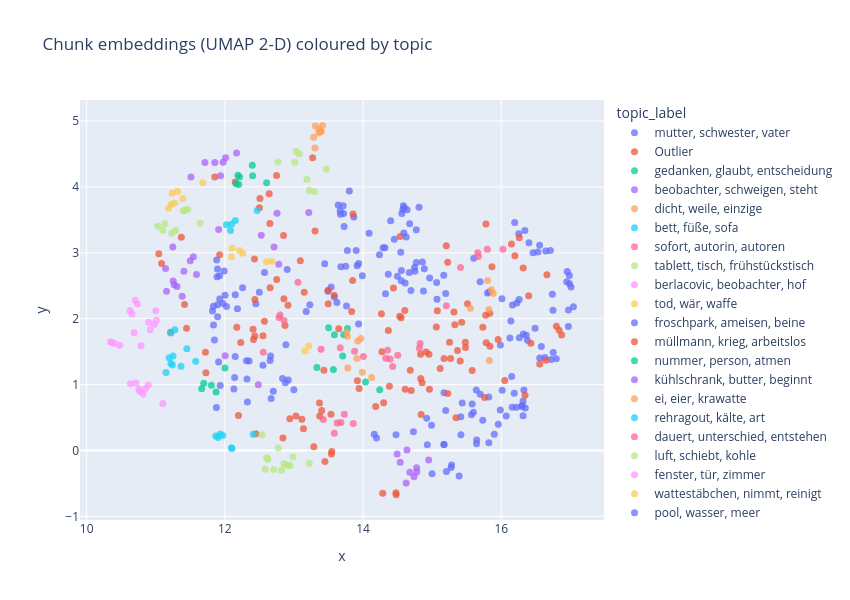

Notebook code for this chart:
### Markdown cell above
## 7 — Document-level UMAP projection

A 2-D scatter of every chunk, coloured by topic, with year/author hover info.

### Code cell
# ── 2-D document embeddings ──────────────────────────────────────────────────
embeddings = embedding_model.encode(docs, show_progress_bar=True)

from umap import UMAP as UMAP2D
reducer = UMAP2D(n_components=2, n_neighbors=10, min_dist=0.1,
                 metric="cosine", random_state=42)
coords = reducer.fit_transform(embeddings)

df["x"] = coords[:, 0]
df["y"] = coords[:, 1]
df["topic_label"] = df["topic"].apply(
    lambda t: (", ".join([w for w, _ in topic_model.get_topic(t)[:3]])
               if t != -1 else "Outlier")
)

fig_scatter = px.scatter(
    df,
    x="x", y="y",
    color="topic_label",
    hover_data=["year", "author", "title"],
    title="Chunk embeddings (UMAP 2-D) coloured by topic",
    width=850, height=600,
)
fig_scatter.update_traces(marker=dict(size=7, opacity=0.75))
fig_scatter.show()

### Figure 1 — Plotly figure (JSON) as saved in the notebook; plotly's stock layout.template omitted (floating-point values rounded to 4 significant figures; data arrays with more than 128 entries replaced by an {"elided": "..."} marker saying what was removed)
{"data": [{"customdata": {"elided": "169x3 mixed values"}, "hovertemplate": "topic_label=mutter, schwester, vater<br>x=%{x}<br>y=%{y}<br>year=%{customdata[0]}<br>author=%{customdata[1]}<br>title=%{customdata[2]}<extra></extra>", "legendgroup": "mutter, schwester, vater", "marker": {"color": "#636efa", "opacity": 0.75, "size": 7, "symbol": "circle"}, "mode": "markers", "name": "mutter, schwester, vater", "orientation": "v", "showlegend": true, "type": "scatter", "x": {"elided": "169 float values"}, "xaxis": "x", "y": {"elided": "169 float values"}, "yaxis": "y"}, {"customdata": {"elided": "113x3 mixed values"}, "hovertemplate": "topic_label=Outlier<br>x=%{x}<br>y=%{y}<br>year=%{customdata[0]}<br>author=%{customdata[1]}<br>title=%{customdata[2]}<extra></extra>", "legendgroup": "Outlier", "marker": {"color": "#EF553B", "opacity": 0.75, "size": 7, "symbol": "circle"}, "mode": "markers", "name": "Outlier", "orientation": "v", "showlegend": true, "type": "scatter", "x": [12.43, 12.55, 15.06, 13.49, 15.23, 14.68, 14.28, 14.61, 14.38, 14.18, 16.43, 14.83, 13.27, 16.32, 14.3, 16.15, 13.37, 13.83, 15.83, 13.55, 15.73, 13.5, 12.75, 11.45, 13.43, 12.5, 13.92, 12.43, 12.65, 11.92, 12.85, 12.43, 14.95, 13.85, 14.27, 14.91, 12.75, 13.09, 13.85, 12.41, 11.08, 13.15, 12.85, 12.91, 15.25, 14.86, 16.26, 11.22, 12.45, 11.04, 12.66, 14.83, 14.6, 15.2, 16.56, 15.35, 15.76, 14.55, 13.94, 16.66, 16.2, 12.23, 13.54, 15.51, 11.37, 14.37, 12.2, 15.41, 13.58, 16.4, 13.29, 13.45, 11.42, 14.7, 11.73, 15.32, 15.43, 15.33, 14.84, 15.48, 16.65, 14.27, 15.48, 15.08, 13.3, 12.17, 14.54, 13.65, 14.44, 16.34, 14.53, 12.57, 14.96, 16.05, 15.22, 11.85, 15.78, 12.41, 12.51, 11.72, 12.87, 12.64, 16.84, 16.8, 16.87, 15.84, 15.96, 14.48, 14.48, 15.86, 12.15, 15.17, 15.77], "xaxis": "x", "y": [1.739, 1.743, 1.874, 2.43, 0.8667, 1.216, -0.6477, 0.9313, 0.9747, 0.6672, 1.627, 1.093, 4.443, 2.77, 0.7249, 3.133, 0.7201, 2.109, 2.085, -0.01486, 1.872, 2.229, 2.596, 1.857, 1.218, 3.685, 1.057, 2.291, 3.447, 2.972, 3.264, 2.907, 1.462, 3.588, 2.076, 1.495, 4.174, 2.88, 2.578, 1.838, 2.84, 2.402, 2.304, 2.202, 1.641, 1.027, 3.229, 1.793, 0.2524, 2.985, 2.468, 1.461, 2.124, 3.107, 1.311, 0.4986, 0.8032, 2.013, 0.9414, 2.668, 2.957, 1.638, -0.05291, 2.227, 3.238, 1.82, 0.5321, 1.358, 2.356, 2.348, 0.05764, -0.1661, 2.216, 0.9117, 1.18, 2.101, 1.945, 1.907, 0.5469, 1.642, 1.37, 1.5, 1.562, 2.12, 3.329, 1.871, 3.249, 1.849, 2.464, 0.8376, 2.038, 1.962, 0.9277, 1.063, 2.857, 4.149, 3.439, 1.686, 3.823, 1.491, 1.895, 3.897, 1.826, 1.886, 1.751, 1.58, 1.684, -0.6421, -0.6697, 2.79, 4.075, 1.395, 2.051], "yaxis": "y"}, {"customdata": [[2015, "Nora Gomringer", "Recherche"], [2015, "Nora Gomringer", "Recherche"], [2016, "Sharon Dodua Otoo", "Herr Gröttrup setzt sich hin"], [2016, "Sharon Dodua Otoo", "Herr Gröttrup setzt sich hin"], [2021, "Nava Ebrahimi", "DER COUSIN"], [2022, "Ana Marwan", "WECHSELKRÖTE"], [2022, "Ana Marwan", "WECHSELKRÖTE"], [2022, "Ana Marwan", "WECHSELKRÖTE"], [2022, "Ana Marwan", "WECHSELKRÖTE"]], "hovertemplate": "topic_label=gedanken, glaubt, entscheidung<br>x=%{x}<br>y=%{y}<br>year=%{customdata[0]}<br>author=%{customdata[1]}<br>title=%{customdata[2]}<extra></extra>", "legendgroup": "gedanken, glaubt, entscheidung", "marker": {"color": "#00cc96", "opacity": 0.75, "size": 7, "symbol": "circle"}, "mode": "markers", "name": "gedanken, glaubt, entscheidung", "orientation": "v", "showlegend": true, "type": "scatter", "x": [14.04, 13.71, 13.5, 13.77, 13.33, 13.59, 13.57, 13.72, 14.24], "xaxis": "x", "y": [1.039, 1.435, 1.863, 1.851, 1.258, 1.757, 1.228, 1.756, 0.9201], "yaxis": "y"}, {"customdata": [[2015, "Nora Gomringer", "Recherche"], [2016, "Sharon Dodua Otoo", "Herr Gröttrup setzt sich hin"], [2016, "Sharon Dodua Otoo", "Herr Gröttrup setzt sich hin"], [2017, "ferdinand schmalz", "mein lieblingstier heißt winter"], [2017, "ferdinand schmalz", "mein lieblingstier heißt winter"], [2017, "ferdinand schmalz", "mein lieblingstier heißt winter"], [2017, "ferdinand schmalz", "mein lieblingstier heißt winter"], [2017, "ferdinand schmalz", "mein lieblingstier heißt winter"], [2017, "ferdinand schmalz", "mein lieblingstier heißt winter"], [2019, "Birgit Birnbacher", "Der Schrank"], [2019, "Birgit Birnbacher", "Der Schrank"], [2019, "Birgit Birnbacher", "Der Schrank"], [2019, "Birgit Birnbacher", "Der Schrank"], [2019, "Birgit Birnbacher", "Der Schrank"], [2019, "Birgit Birnbacher", "Der Schrank"], [2019, "Birgit Birnbacher", "Der Schrank"], [2020, "Helga Schubert", "Vom Aufstehen"], [2020, "Helga Schubert", "Vom Aufstehen"], [2022, "Ana Marwan", "WECHSELKRÖTE"]], "hovertemplate": "topic_label=beobachter, schweigen, steht<br>x=%{x}<br>y=%{y}<br>year=%{customdata[0]}<br>author=%{customdata[1]}<br>title=%{customdata[2]}<extra></extra>", "legendgroup": "beobachter, schweigen, steht", "marker": {"color": "#ab63fa", "opacity": 0.75, "size": 7, "symbol": "circle"}, "mode": "markers", "name": "beobachter, schweigen, steht", "orientation": "v", "showlegend": true, "type": "scatter", "x": [12.0, 12.71, 12.78, 11.25, 11.91, 13.21, 11.54, 11.5, 12.75, 12.48, 11.38, 11.16, 11.27, 11.25, 11.14, 11.31, 11.59, 11.41, 12.53], "xaxis": "x", "y": [1.439, 3.088, 2.828, 3.089, 3.354, 3.613, 2.939, 2.878, 3.601, 0.9991, 2.34, 2.418, 2.517, 2.572, 2.762, 2.489, 2.671, 2.72, 3.265], "yaxis": "y"}, {"customdata": [[2015, "Nora Gomringer", "Recherche"], [2016, "Sharon Dodua Otoo", "Herr Gröttrup setzt sich hin"], [2016, "Sharon Dodua Otoo", "Herr Gröttrup setzt sich hin"], [2017, "ferdinand schmalz", "mein lieblingstier heißt winter"], [2019, "Birgit Birnbacher", "Der Schrank"], [2019, "Birgit Birnbacher", "Der Schrank"], [2019, "Birgit Birnbacher", "Der Schrank"], [2020, "Helga Schubert", "Vom Aufstehen"], [2022, "Ana Marwan", "WECHSELKRÖTE"]], "hovertemplate": "topic_label=dicht, weile, einzige<br>x=%{x}<br>y=%{y}<br>year=%{customdata[0]}<br>author=%{customdata[1]}<br>title=%{customdata[2]}<extra></extra>", "legendgroup": "dicht, weile, einzige", "marker": {"color": "#FFA15A", "opacity": 0.75, "size": 7, "symbol": "circle"}, "mode": "markers", "name": "dicht, weile, einzige", "orientation": "v", "showlegend": true, "type": "scatter", "x": [13.92, 13.99, 13.91, 13.78, 13.78, 13.97, 13.76, 14.12, 15.83], "xaxis": "x", "y": [1.662, 1.189, 1.396, 1.251, 1.732, 1.7, 1.8, 1.108, 1.364], "yaxis": "y"}, {"customdata": [[2015, "Nora Gomringer", "Recherche"], [2016, "Sharon Dodua Otoo", "Herr Gröttrup setzt sich hin"], [2018, "Tanja Maljartschuk", "FRÖSCHE IM MEER"], [2018, "Tanja Maljartschuk", "FRÖSCHE IM MEER"], [2019, "Birgit Birnbacher", "Der Schrank"], [2020, "Helga Schubert", "Vom Aufstehen"], [2021, "Nava Ebrahimi", "DER COUSIN"], [2021, "Nava Ebrahimi", "DER COUSIN"], [2022, "Ana Marwan", "WECHSELKRÖTE"], [2022, "Ana Marwan", "WECHSELKRÖTE"]], "hovertemplate": "topic_label=bett, füße, sofa<br>x=%{x}<br>y=%{y}<br>year=%{customdata[0]}<br>author=%{customdata[1]}<br>title=%{customdata[2]}<extra></extra>", "legendgroup": "bett, füße, sofa", "marker": {"color": "#19d3f3", "opacity": 0.75, "size": 7, "symbol": "circle"}, "mode": "markers", "name": "bett, füße, sofa", "orientation": "v", "showlegend": true, "type": "scatter", "x": [11.28, 11.22, 11.19, 11.45, 11.25, 11.58, 11.22, 11.24, 11.15, 11.36], "xaxis": "x", "y": [1.834, 1.781, 1.406, 1.544, 1.433, 1.356, 1.319, 1.299, 1.184, 1.28], "yaxis": "y"}, {"customdata": [[2015, "Nora Gomringer", "Recherche"], [2015, "Nora Gomringer", "Recherche"], [2015, "Nora Gomringer", "Recherche"], [2015, "Nora Gomringer", "Recherche"], [2015, "Nora Gomringer", "Recherche"], [2015, "Nora Gomringer", "Recherche"], [2016, "Sharon Dodua Otoo", "Herr Gröttrup setzt sich hin"], [2016, "Sharon Dodua Otoo", "Herr Gröttrup setzt sich hin"], [2019, "Birgit Birnbacher", "Der Schrank"], [2020, "Helga Schubert", "Vom Aufstehen"], [2021, "Nava Ebrahimi", "DER COUSIN"], [2021, "Nava Ebrahimi", "DER COUSIN"], [2021, "Nava Ebrahimi", "DER COUSIN"], [2021, "Nava Ebrahimi", "DER COUSIN"], [2021, "Nava Ebrahimi", "DER COUSIN"], [2023, "Valeria Gordeev", "ER PUTZT"], [2024, "Tijan Sila", "Der Tag, an dem meine Mutter verrückt wurde"]], "hovertemplate": "topic_label=sofort, autorin, autoren<br>x=%{x}<br>y=%{y}<br>year=%{customdata[0]}<br>author=%{customdata[1]}<br>title=%{customdata[2]}<extra></extra>", "legendgroup": "sofort, autorin, autoren", "marker": {"color": "#FF6692", "opacity": 0.75, "size": 7, "symbol": "circle"}, "mode": "markers", "name": "sofort, autorin, autoren", "orientation": "v", "showlegend": true, "type": "scatter", "x": [14.33, 15.21, 14.5, 15.67, 14.43, 14.83, 13.67, 15.66, 16.03, 14.82, 13.88, 13.39, 14.0, 15.41, 14.35, 15.8, 14.39], "xaxis": "x", "y": [1.398, 2.197, 1.447, 2.944, 1.276, 1.624, 1.558, 3.001, 3.055, 1.552, 1.505, 1.536, 1.426, 2.778, 1.522, 3.055, 1.39], "yaxis": "y"}, {"customdata": [[2015, "Nora Gomringer", "Recherche"], [2016, "Sharon Dodua Otoo", "Herr Gröttrup setzt sich hin"], [2016, "Sharon Dodua Otoo", "Herr Gröttrup setzt sich hin"], [2016, "Sharon Dodua Otoo", "Herr Gröttrup setzt sich hin"], [2016, "Sharon Dodua Otoo", "Herr Gröttrup setzt sich hin"], [2016, "Sharon Dodua Otoo", "Herr Gröttrup setzt sich hin"], [2018, "Tanja Maljartschuk", "FRÖSCHE IM MEER"], [2020, "Helga Schubert", "Vom Aufstehen"]], "hovertemplate": "topic_label=tablett, tisch, frühstückstisch<br>x=%{x}<br>y=%{y}<br>year=%{customdata[0]}<br>author=%{customdata[1]}<br>title=%{customdata[2]}<extra></extra>", "legendgroup": "tablett, tisch, frühstückstisch", "marker": {"color": "#B6E880", "opacity": 0.75, "size": 7, "symbol": "circle"}, "mode": "markers", "name": "tablett, tisch, frühstückstisch", "orientation": "v", "showlegend": true, "type": "scatter", "x": [13.3, 13.03, 13.01, 12.77, 13.08, 13.47, 13.19, 13.22], "xaxis": "x", "y": [3.927, 4.54, 4.374, 4.377, 4.501, 4.269, 4.117, 3.951], "yaxis": "y"}, {"customdata": [[2015, "Nora Gomringer", "Recherche"], [2017, "ferdinand schmalz", "mein lieblingstier heißt winter"], [2019, "Birgit Birnbacher", "Der Schrank"], [2019, "Birgit Birnbacher", "Der Schrank"], [2019, "Birgit Birnbacher", "Der Schrank"], [2019, "Birgit Birnbacher", "Der Schrank"], [2019, "Birgit Birnbacher", "Der Schrank"], [2019, "Birgit Birnbacher", "Der Schrank"], [2019, "Birgit Birnbacher", "Der Schrank"], [2019, "Birgit Birnbacher", "Der Schrank"], [2019, "Birgit Birnbacher", "Der Schrank"], [2019, "Birgit Birnbacher", "Der Schrank"], [2019, "Birgit Birnbacher", "Der Schrank"], [2021, "Nava Ebrahimi", "DER COUSIN"]], "hovertemplate": "topic_label=berlacovic, beobachter, hof<br>x=%{x}<br>y=%{y}<br>year=%{customdata[0]}<br>author=%{customdata[1]}<br>title=%{customdata[2]}<extra></extra>", "legendgroup": "berlacovic, beobachter, hof", "marker": {"color": "#FF97FF", "opacity": 0.75, "size": 7, "symbol": "circle"}, "mode": "markers", "name": "berlacovic, beobachter, hof", "orientation": "v", "showlegend": true, "type": "scatter", "x": [10.69, 10.73, 10.76, 10.89, 10.7, 10.71, 10.77, 10.63, 10.82, 11.1, 10.79, 10.63, 10.66, 10.85], "xaxis": "x", "y": [1.785, 2.222, 0.9317, 0.9938, 2.281, 1.023, 0.8983, 1.015, 0.8589, 0.7118, 1.589, 2.122, 2.072, 0.9365], "yaxis": "y"}, {"customdata": [[2015, "Nora Gomringer", "Recherche"], [2016, "Sharon Dodua Otoo", "Herr Gröttrup setzt sich hin"], [2017, "ferdinand schmalz", "mein lieblingstier heißt winter"], [2017, "ferdinand schmalz", "mein lieblingstier heißt winter"], [2017, "ferdinand schmalz", "mein lieblingstier heißt winter"], [2017, "ferdinand schmalz", "mein lieblingstier heißt winter"], [2017, "ferdinand schmalz", "mein lieblingstier heißt winter"], [2023, "Valeria Gordeev", "ER PUTZT"]], "hovertemplate": "topic_label=tod, wär, waffe<br>x=%{x}<br>y=%{y}<br>year=%{customdata[0]}<br>author=%{customdata[1]}<br>title=%{customdata[2]}<extra></extra>", "legendgroup": "tod, wär, waffe", "marker": {"color": "#FECB52", "opacity": 0.75, "size": 7, "symbol": "circle"}, "mode": "markers", "name": "tod, wär, waffe", "orientation": "v", "showlegend": true, "type": "scatter", "x": [12.68, 12.21, 13.16, 13.21, 12.26, 12.1, 12.11, 12.6], "xaxis": "x", "y": [2.873, 3.036, 1.51, 1.585, 2.993, 2.94, 3.072, 2.866], "yaxis": "y"}, {"customdata": [[2015, "Nora Gomringer", "Recherche"], [2018, "Tanja Maljartschuk", "FRÖSCHE IM MEER"], [2018, "Tanja Maljartschuk", "FRÖSCHE IM MEER"], [2018, "Tanja Maljartschuk", "FRÖSCHE IM MEER"], [2018, "Tanja Maljartschuk", "FRÖSCHE IM MEER"], [2018, "Tanja Maljartschuk", "FRÖSCHE IM MEER"], [2018, "Tanja Maljartschuk", "FRÖSCHE IM MEER"]], "hovertemplate": "topic_label=froschpark, ameisen, beine<br>x=%{x}<br>y=%{y}<br>year=%{customdata[0]}<br>author=%{customdata[1]}<br>title=%{customdata[2]}<extra></extra>", "legendgroup": "froschpark, ameisen, beine", "marker": {"color": "#636efa", "opacity": 0.75, "size": 7, "symbol": "circle"}, "mode": "markers", "name": "froschpark, ameisen, beine", "orientation": "v", "showlegend": true, "type": "scatter", "x": [13.0, 13.23, 12.92, 12.67, 12.84, 12.88, 13.18], "xaxis": "x", "y": [0.923, 2.211, 1.07, 0.7873, 1.092, 1.029, 2.108], "yaxis": "y"}, {"customdata": [[2015, "Nora Gomringer", "Recherche"], [2018, "Tanja Maljartschuk", "FRÖSCHE IM MEER"], [2019, "Birgit Birnbacher", "Der Schrank"], [2020, "Helga Schubert", "Vom Aufstehen"], [2024, "Tijan Sila", "Der Tag, an dem meine Mutter verrückt wurde"]], "hovertemplate": "topic_label=müllmann, krieg, arbeitslos<br>x=%{x}<br>y=%{y}<br>year=%{customdata[0]}<br>author=%{customdata[1]}<br>title=%{customdata[2]}<extra></extra>", "legendgroup": "müllmann, krieg, arbeitslos", "marker": {"color": "#EF553B", "opacity": 0.75, "size": 7, "symbol": "circle"}, "mode": "markers", "name": "müllmann, krieg, arbeitslos", "orientation": "v", "showlegend": true, "type": "scatter", "x": [15.12, 15.58, 15.27, 15.37, 15.78], "xaxis": "x", "y": [1.245, 1.212, 1.397, 1.519, 1.637], "yaxis": "y"}, {"customdata": [[2016, "Sharon Dodua Otoo", "Herr Gröttrup setzt sich hin"], [2021, "Nava Ebrahimi", "DER COUSIN"], [2021, "Nava Ebrahimi", "DER COUSIN"], [2021, "Nava Ebrahimi", "DER COUSIN"], [2021, "Nava Ebrahimi", "DER COUSIN"]], "hovertemplate": "topic_label=nummer, person, atmen<br>x=%{x}<br>y=%{y}<br>year=%{customdata[0]}<br>author=%{customdata[1]}<br>title=%{customdata[2]}<extra></extra>", "legendgroup": "nummer, person, atmen", "marker": {"color": "#00cc96", "opacity": 0.75, "size": 7, "symbol": "circle"}, "mode": "markers", "name": "nummer, person, atmen", "orientation": "v", "showlegend": true, "type": "scatter", "x": [12.0, 11.87, 11.66, 11.69, 11.81], "xaxis": "x", "y": [1.25, 0.8893, 0.9371, 1.022, 0.9904], "yaxis": "y"}, {"customdata": [[2016, "Sharon Dodua Otoo", "Herr Gröttrup setzt sich hin"], [2016, "Sharon Dodua Otoo", "Herr Gröttrup setzt sich hin"], [2016, "Sharon Dodua Otoo", "Herr Gröttrup setzt sich hin"], [2016, "Sharon Dodua Otoo", "Herr Gröttrup setzt sich hin"], [2017, "ferdinand schmalz", "mein lieblingstier heißt winter"], [2017, "ferdinand schmalz", "mein lieblingstier heißt winter"], [2018, "Tanja Maljartschuk", "FRÖSCHE IM MEER"]], "hovertemplate": "topic_label=kühlschrank, butter, beginnt<br>x=%{x}<br>y=%{y}<br>year=%{customdata[0]}<br>author=%{customdata[1]}<br>title=%{customdata[2]}<extra></extra>", "legendgroup": "kühlschrank, butter, beginnt", "marker": {"color": "#ab63fa", "opacity": 0.75, "size": 7, "symbol": "circle"}, "mode": "markers", "name": "kühlschrank, butter, beginnt", "orientation": "v", "showlegend": true, "type": "scatter", "x": [11.97, 11.71, 11.85, 12.01, 11.51, 11.94, 12.17], "xaxis": "x", "y": [4.375, 4.37, 4.37, 4.441, 4.152, 4.171, 4.514], "yaxis": "y"}, {"customdata": [[2016, "Sharon Dodua Otoo", "Herr Gröttrup setzt sich hin"], [2016, "Sharon Dodua Otoo", "Herr Gröttrup setzt sich hin"], [2016, "Sharon Dodua Otoo", "Herr Gröttrup setzt sich hin"], [2016, "Sharon Dodua Otoo", "Herr Gröttrup setzt sich hin"], [2016, "Sharon Dodua Otoo", "Herr Gröttrup setzt sich hin"], [2016, "Sharon Dodua Otoo", "Herr Gröttrup setzt sich hin"], [2016, "Sharon Dodua Otoo", "Herr Gröttrup setzt sich hin"], [2016, "Sharon Dodua Otoo", "Herr Gröttrup setzt sich hin"]], "hovertemplate": "topic_label=ei, eier, krawatte<br>x=%{x}<br>y=%{y}<br>year=%{customdata[0]}<br>author=%{customdata[1]}<br>title=%{customdata[2]}<extra></extra>", "legendgroup": "ei, eier, krawatte", "marker": {"color": "#FFA15A", "opacity": 0.75, "size": 7, "symbol": "circle"}, "mode": "markers", "name": "ei, eier, krawatte", "orientation": "v", "showlegend": true, "type": "scatter", "x": [13.4, 13.28, 13.38, 13.31, 13.41, 13.36, 13.36, 13.3], "xaxis": "x", "y": [4.846, 4.755, 4.838, 4.926, 4.934, 4.821, 4.877, 4.589], "yaxis": "y"}, {"customdata": [[2016, "Sharon Dodua Otoo", "Herr Gröttrup setzt sich hin"], [2017, "ferdinand schmalz", "mein lieblingstier heißt winter"], [2017, "ferdinand schmalz", "mein lieblingstier heißt winter"], [2017, "ferdinand schmalz", "mein lieblingstier heißt winter"], [2019, "Birgit Birnbacher", "Der Schrank"]], "hovertemplate": "topic_label=rehragout, kälte, art<br>x=%{x}<br>y=%{y}<br>year=%{customdata[0]}<br>author=%{customdata[1]}<br>title=%{customdata[2]}<extra></extra>", "legendgroup": "rehragout, kälte, art", "marker": {"color": "#19d3f3", "opacity": 0.75, "size": 7, "symbol": "circle"}, "mode": "markers", "name": "rehragout, kälte, art", "orientation": "v", "showlegend": true, "type": "scatter", "x": [12.47, 12.02, 12.08, 12.15, 12.1], "xaxis": "x", "y": [3.643, 3.426, 3.337, 3.49, 3.438], "yaxis": "y"}, {"customdata": [[2016, "Sharon Dodua Otoo", "Herr Gröttrup setzt sich hin"], [2022, "Ana Marwan", "WECHSELKRÖTE"], [2022, "Ana Marwan", "WECHSELKRÖTE"], [2022, "Ana Marwan", "WECHSELKRÖTE"], [2022, "Ana Marwan", "WECHSELKRÖTE"]], "hovertemplate": "topic_label=dauert, unterschied, entstehen<br>x=%{x}<br>y=%{y}<br>year=%{customdata[0]}<br>author=%{customdata[1]}<br>title=%{customdata[2]}<extra></extra>", "legendgroup": "dauert, unterschied, entstehen", "marker": {"color": "#FF6692", "opacity": 0.75, "size": 7, "symbol": "circle"}, "mode": "markers", "name": "dauert, unterschied, entstehen", "orientation": "v", "showlegend": true, "type": "scatter", "x": [12.8, 12.78, 13.06, 12.56, 12.86], "xaxis": "x", "y": [2.055, 2.018, 2.553, 1.492, 1.975], "yaxis": "y"}, {"customdata": [[2017, "ferdinand schmalz", "mein lieblingstier heißt winter"], [2017, "ferdinand schmalz", "mein lieblingstier heißt winter"], [2017, "ferdinand schmalz", "mein lieblingstier heißt winter"], [2017, "ferdinand schmalz", "mein lieblingstier heißt winter"], [2017, "ferdinand schmalz", "mein lieblingstier heißt winter"], [2017, "ferdinand schmalz", "mein lieblingstier heißt winter"], [2017, "ferdinand schmalz", "mein lieblingstier heißt winter"], [2017, "ferdinand schmalz", "mein lieblingstier heißt winter"], [2018, "Tanja Maljartschuk", "FRÖSCHE IM MEER"]], "hovertemplate": "topic_label=luft, schiebt, kohle<br>x=%{x}<br>y=%{y}<br>year=%{customdata[0]}<br>author=%{customdata[1]}<br>title=%{customdata[2]}<extra></extra>", "legendgroup": "luft, schiebt, kohle", "marker": {"color": "#B6E880", "opacity": 0.75, "size": 7, "symbol": "circle"}, "mode": "markers", "name": "luft, schiebt, kohle", "orientation": "v", "showlegend": true, "type": "scatter", "x": [11.13, 11.23, 11.03, 11.46, 11.64, 11.4, 11.1, 11.29, 11.42], "xaxis": "x", "y": [3.443, 3.295, 3.407, 3.661, 3.449, 3.639, 3.343, 3.344, 3.647], "yaxis": "y"}, {"customdata": [[2017, "ferdinand schmalz", "mein lieblingstier heißt winter"], [2019, "Birgit Birnbacher", "Der Schrank"], [2019, "Birgit Birnbacher", "Der Schrank"], [2019, "Birgit Birnbacher", "Der Schrank"], [2019, "Birgit Birnbacher", "Der Schrank"], [2022, "Ana Marwan", "WECHSELKRÖTE"], [2024, "Tijan Sila", "Der Tag, an dem meine Mutter verrückt wurde"], [2024, "Tijan Sila", "Der Tag, an dem meine Mutter verrückt wurde"], [2024, "Tijan Sila", "Der Tag, an dem meine Mutter verrückt wurde"]], "hovertemplate": "topic_label=fenster, tür, zimmer<br>x=%{x}<br>y=%{y}<br>year=%{customdata[0]}<br>author=%{customdata[1]}<br>title=%{customdata[2]}<extra></extra>", "legendgroup": "fenster, tür, zimmer", "marker": {"color": "#FF97FF", "opacity": 0.75, "size": 7, "symbol": "circle"}, "mode": "markers", "name": "fenster, tür, zimmer", "orientation": "v", "showlegend": true, "type": "scatter", "x": [11.0, 10.98, 10.48, 11.01, 10.92, 10.9, 10.41, 10.36, 10.35], "xaxis": "x", "y": [2.122, 1.915, 1.599, 1.975, 1.832, 1.947, 1.626, 1.644, 1.646], "yaxis": "y"}, {"customdata": [[2017, "ferdinand schmalz", "mein lieblingstier heißt winter"], [2017, "ferdinand schmalz", "mein lieblingstier heißt winter"], [2021, "Nava Ebrahimi", "DER COUSIN"], [2023, "Valeria Gordeev", "ER PUTZT"], [2023, "Valeria Gordeev", "ER PUTZT"], [2023, "Valeria Gordeev", "ER PUTZT"], [2023, "Valeria Gordeev", "ER PUTZT"]], "hovertemplate": "topic_label=wattestäbchen, nimmt, reinigt<br>x=%{x}<br>y=%{y}<br>year=%{customdata[0]}<br>author=%{customdata[1]}<br>title=%{customdata[2]}<extra></extra>", "legendgroup": "wattestäbchen, nimmt, reinigt", "marker": {"color": "#FECB52", "opacity": 0.75, "size": 7, "symbol": "circle"}, "mode": "markers", "name": "wattestäbchen, nimmt, reinigt", "orientation": "v", "showlegend": true, "type": "scatter", "x": [11.27, 11.39, 11.22, 11.68, 11.31, 11.24, 11.18], "xaxis": "x", "y": [3.755, 3.825, 3.733, 4.064, 3.932, 3.902, 3.677], "yaxis": "y"}, {"customdata": [[2018, "Tanja Maljartschuk", "FRÖSCHE IM MEER"], [2018, "Tanja Maljartschuk", "FRÖSCHE IM MEER"], [2019, "Birgit Birnbacher", "Der Schrank"], [2020, "Helga Schubert", "Vom Aufstehen"], [2020, "Helga Schubert", "Vom Aufstehen"], [2020, "Helga Schubert", "Vom Aufstehen"], [2020, "Helga Schubert", "Vom Aufstehen"], [2022, "Ana Marwan", "WECHSELKRÖTE"], [2022, "Ana Marwan", "WECHSELKRÖTE"], [2022, "Ana Marwan", "WECHSELKRÖTE"], [2022, "Ana Marwan", "WECHSELKRÖTE"]], "hovertemplate": "topic_label=pool, wasser, meer<br>x=%{x}<br>y=%{y}<br>year=%{customdata[0]}<br>author=%{customdata[1]}<br>title=%{customdata[2]}<extra></extra>", "legendgroup": "pool, wasser, meer", "marker": {"color": "#636efa", "opacity": 0.75, "size": 7, "symbol": "circle"}, "mode": "markers", "name": "pool, wasser, meer", "orientation": "v", "showlegend": true, "type": "scatter", "x": [14.4, 14.59, 14.68, 14.58, 14.56, 14.58, 14.62, 14.81, 14.64, 14.6, 14.77], "xaxis": "x", "y": [3.487, 3.302, 3.442, 3.658, 3.596, 3.715, 3.24, 3.693, 3.654, 3.686, 3.35], "yaxis": "y"}, {"customdata": [[2018, "Tanja Maljartschuk", "FRÖSCHE IM MEER"], [2020, "Helga Schubert", "Vom Aufstehen"], [2021, "Nava Ebrahimi", "DER COUSIN"], [2021, "Nava Ebrahimi", "DER COUSIN"], [2021, "Nava Ebrahimi", "DER COUSIN"], [2021, "Nava Ebrahimi", "DER COUSIN"], [2021, "Nava Ebrahimi", "DER COUSIN"], [2022, "Ana Marwan", "WECHSELKRÖTE"]], "hovertemplate": "topic_label=rock, drache, fast<br>x=%{x}<br>y=%{y}<br>year=%{customdata[0]}<br>author=%{customdata[1]}<br>title=%{customdata[2]}<extra></extra>", "legendgroup": "rock, drache, fast", "marker": {"color": "#EF553B", "opacity": 0.75, "size": 7, "symbol": "circle"}, "mode": "markers", "name": "rock, drache, fast", "orientation": "v", "showlegend": true, "type": "scatter", "x": [12.94, 13.03, 13.14, 13.37, 12.84, 13.54, 13.11, 13.4], "xaxis": "x", "y": [0.4835, 0.5231, 0.3307, 0.5231, 0.1907, 0.5517, 0.4753, 0.6085], "yaxis": "y"}, {"customdata": [[2018, "Tanja Maljartschuk", "FRÖSCHE IM MEER"], [2022, "Ana Marwan", "WECHSELKRÖTE"], [2023, "Valeria Gordeev", "ER PUTZT"], [2023, "Valeria Gordeev", "ER PUTZT"], [2023, "Valeria Gordeev", "ER PUTZT"], [2023, "Valeria Gordeev", "ER PUTZT"], [2024, "Tijan Sila", "Der Tag, an dem meine Mutter verrückt wurde"]], "hovertemplate": "topic_label=waschen, kühlschrank, mutter<br>x=%{x}<br>y=%{y}<br>year=%{customdata[0]}<br>author=%{customdata[1]}<br>title=%{customdata[2]}<extra></extra>", "legendgroup": "waschen, kühlschrank, mutter", "marker": {"color": "#00cc96", "opacity": 0.75, "size": 7, "symbol": "circle"}, "mode": "markers", "name": "waschen, kühlschrank, mutter", "orientation": "v", "showlegend": true, "type": "scatter", "x": [12.4, 12.2, 12.16, 12.19, 12.6, 12.4, 12.21], "xaxis": "x", "y": [4.33, 4.038, 4.05, 4.177, 4.062, 4.168, 4.152], "yaxis": "y"}, {"customdata": [[2018, "Tanja Maljartschuk", "FRÖSCHE IM MEER"], [2018, "Tanja Maljartschuk", "FRÖSCHE IM MEER"], [2019, "Birgit Birnbacher", "Der Schrank"], [2020, "Helga Schubert", "Vom Aufstehen"], [2024, "Tijan Sila", "Der Tag, an dem meine Mutter verrückt wurde"], [2024, "Tijan Sila", "Der Tag, an dem meine Mutter verrückt wurde"], [2024, "Tijan Sila", "Der Tag, an dem meine Mutter verrückt wurde"], [2024, "Tijan Sila", "Der Tag, an dem meine Mutter verrückt wurde"], [2024, "Tijan Sila", "Der Tag, an dem meine Mutter verrückt wurde"]], "hovertemplate": "topic_label=sag, mutter, manchmal<br>x=%{x}<br>y=%{y}<br>year=%{customdata[0]}<br>author=%{customdata[1]}<br>title=%{customdata[2]}<extra></extra>", "legendgroup": "sag, mutter, manchmal", "marker": {"color": "#ab63fa", "opacity": 0.75, "size": 7, "symbol": "circle"}, "mode": "markers", "name": "sag, mutter, manchmal", "orientation": "v", "showlegend": true, "type": "scatter", "x": [14.95, 14.64, 14.54, 14.62, 14.78, 14.49, 14.68, 14.74, 14.78], "xaxis": "x", "y": [-0.1456, 0.006725, -0.1784, -0.4922, -0.2619, -0.05371, -0.3293, -0.3983, -0.326], "yaxis": "y"}, {"customdata": [[2020, "Helga Schubert", "Vom Aufstehen"], [2021, "Nava Ebrahimi", "DER COUSIN"], [2021, "Nava Ebrahimi", "DER COUSIN"], [2021, "Nava Ebrahimi", "DER COUSIN"], [2021, "Nava Ebrahimi", "DER COUSIN"]], "hovertemplate": "topic_label=väter, pistazie, familie<br>x=%{x}<br>y=%{y}<br>year=%{customdata[0]}<br>author=%{customdata[1]}<br>title=%{customdata[2]}<extra></extra>", "legendgroup": "väter, pistazie, familie", "marker": {"color": "#FFA15A", "opacity": 0.75, "size": 7, "symbol": "circle"}, "mode": "markers", "name": "väter, pistazie, familie", "orientation": "v", "showlegend": true, "type": "scatter", "x": [15.8, 15.88, 15.82, 15.55, 15.86], "xaxis": "x", "y": [2.582, 2.384, 2.142, 2.161, 2.441], "yaxis": "y"}, {"customdata": [[2021, "Nava Ebrahimi", "DER COUSIN"], [2021, "Nava Ebrahimi", "DER COUSIN"], [2021, "Nava Ebrahimi", "DER COUSIN"], [2021, "Nava Ebrahimi", "DER COUSIN"], [2021, "Nava Ebrahimi", "DER COUSIN"], [2021, "Nava Ebrahimi", "DER COUSIN"], [2021, "Nava Ebrahimi", "DER COUSIN"]], "hovertemplate": "topic_label=oberkörper, hebt, dreht<br>x=%{x}<br>y=%{y}<br>year=%{customdata[0]}<br>author=%{customdata[1]}<br>title=%{customdata[2]}<extra></extra>", "legendgroup": "oberkörper, hebt, dreht", "marker": {"color": "#19d3f3", "opacity": 0.75, "size": 7, "symbol": "circle"}, "mode": "markers", "name": "oberkörper, hebt, dreht", "orientation": "v", "showlegend": true, "type": "scatter", "x": [11.93, 12.41, 12.1, 12.1, 11.87, 11.9, 11.97], "xaxis": "x", "y": [0.2516, 0.2477, 0.02883, 0.0404, 0.2197, 0.1978, 0.2278], "yaxis": "y"}, {"customdata": [[2021, "Nava Ebrahimi", "DER COUSIN"], [2021, "Nava Ebrahimi", "DER COUSIN"], [2021, "Nava Ebrahimi", "DER COUSIN"], [2022, "Ana Marwan", "WECHSELKRÖTE"], [2022, "Ana Marwan", "WECHSELKRÖTE"], [2022, "Ana Marwan", "WECHSELKRÖTE"]], "hovertemplate": "topic_label=tänzer, schenkt, bauch<br>x=%{x}<br>y=%{y}<br>year=%{customdata[0]}<br>author=%{customdata[1]}<br>title=%{customdata[2]}<extra></extra>", "legendgroup": "tänzer, schenkt, bauch", "marker": {"color": "#FF6692", "opacity": 0.75, "size": 7, "symbol": "circle"}, "mode": "markers", "name": "tänzer, schenkt, bauch", "orientation": "v", "showlegend": true, "type": "scatter", "x": [13.68, 13.42, 13.58, 13.63, 13.73, 13.86], "xaxis": "x", "y": [0.4232, 0.4704, 0.2607, 0.4161, 0.5497, 0.4092], "yaxis": "y"}, {"customdata": [[2021, "Nava Ebrahimi", "DER COUSIN"], [2021, "Nava Ebrahimi", "DER COUSIN"], [2021, "Nava Ebrahimi", "DER COUSIN"], [2021, "Nava Ebrahimi", "DER COUSIN"], [2021, "Nava Ebrahimi", "DER COUSIN"], [2021, "Nava Ebrahimi", "DER COUSIN"], [2021, "Nava Ebrahimi", "DER COUSIN"], [2021, "Nava Ebrahimi", "DER COUSIN"], [2021, "Nava Ebrahimi", "DER COUSIN"], [2021, "Nava Ebrahimi", "DER COUSIN"], [2021, "Nava Ebrahimi", "DER COUSIN"], [2021, "Nava Ebrahimi", "DER COUSIN"]], "hovertemplate": "topic_label=cousin, vorstellung, klatschen<br>x=%{x}<br>y=%{y}<br>year=%{customdata[0]}<br>author=%{customdata[1]}<br>title=%{customdata[2]}<extra></extra>", "legendgroup": "cousin, vorstellung, klatschen", "marker": {"color": "#B6E880", "opacity": 0.75, "size": 7, "symbol": "circle"}, "mode": "markers", "name": "cousin, vorstellung, klatschen", "orientation": "v", "showlegend": true, "type": "scatter", "x": [12.54, 12.99, 12.94, 12.85, 12.82, 12.58, 12.61, 12.71, 12.9, 12.77, 12.62, 13.22], "xaxis": "x", "y": [0.24, -0.09839, -0.2286, -0.2013, -0.3014, -0.2843, -0.1106, -0.287, -0.2214, 0.03961, -0.1343, -0.195], "yaxis": "y"}], "layout": {"height": 600, "legend": {"title": {"text": "topic_label"}, "tracegroupgap": 0}, "title": {"text": "Chunk embeddings (UMAP 2-D) coloured by topic"}, "width": 850, "xaxis": {"anchor": "y", "domain": [0, 1], "title": {"text": "x"}}, "yaxis": {"anchor": "x", "domain": [0, 1], "title": {"text": "y"}}}}
